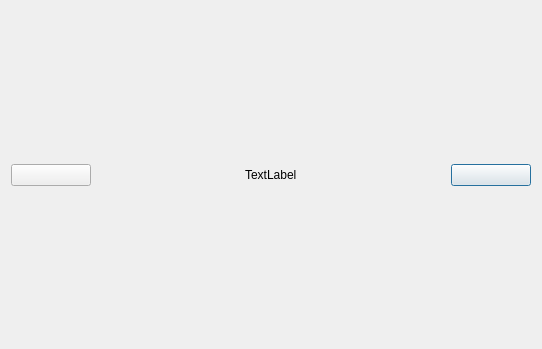
<?xml version="1.0" encoding="UTF-8"?>
<ui version="4.0">
 <class>PicShow</class>
 <widget class="QDialog" name="PicShow">
  <property name="geometry">
   <rect>
    <x>0</x>
    <y>0</y>
    <width>542</width>
    <height>349</height>
   </rect>
  </property>
  <property name="windowTitle">
   <string>Dialog</string>
  </property>
  <layout class="QHBoxLayout" name="horizontalLayout">
   <item>
    <layout class="QGridLayout" name="gridLayout">
     <item row="1" column="2">
      <widget class="QLabel" name="label">
       <property name="text">
        <string>TextLabel</string>
       </property>
      </widget>
     </item>
     <item row="1" column="4">
      <widget class="QWidget" name="widget_2" native="true">
       <property name="minimumSize">
        <size>
         <width>80</width>
         <height>0</height>
        </size>
       </property>
       <property name="maximumSize">
        <size>
         <width>80</width>
         <height>16777215</height>
        </size>
       </property>
       <layout class="QVBoxLayout" name="verticalLayout_2">
        <property name="leftMargin">
         <number>0</number>
        </property>
        <property name="topMargin">
         <number>0</number>
        </property>
        <property name="rightMargin">
         <number>0</number>
        </property>
        <property name="bottomMargin">
         <number>0</number>
        </property>
        <item>
         <widget class="PicButton" name="nextBtn">
          <property name="text">
           <string/>
          </property>
         </widget>
        </item>
       </layout>
      </widget>
     </item>
     <item row="2" column="2">
      <spacer name="verticalSpacer_2">
       <property name="orientation">
        <enum>Qt::Vertical</enum>
       </property>
       <property name="sizeHint" stdset="0">
        <size>
         <width>20</width>
         <height>40</height>
        </size>
       </property>
      </spacer>
     </item>
     <item row="0" column="2">
      <spacer name="verticalSpacer">
       <property name="orientation">
        <enum>Qt::Vertical</enum>
       </property>
       <property name="sizeHint" stdset="0">
        <size>
         <width>20</width>
         <height>40</height>
        </size>
       </property>
      </spacer>
     </item>
     <item row="1" column="0">
      <widget class="QWidget" name="widget" native="true">
       <property name="minimumSize">
        <size>
         <width>80</width>
         <height>0</height>
        </size>
       </property>
       <property name="maximumSize">
        <size>
         <width>80</width>
         <height>16777215</height>
        </size>
       </property>
       <layout class="QVBoxLayout" name="verticalLayout">
        <property name="leftMargin">
         <number>0</number>
        </property>
        <property name="topMargin">
         <number>0</number>
        </property>
        <property name="rightMargin">
         <number>0</number>
        </property>
        <property name="bottomMargin">
         <number>0</number>
        </property>
        <item>
         <widget class="PicButton" name="previousBtn">
          <property name="text">
           <string/>
          </property>
         </widget>
        </item>
       </layout>
      </widget>
     </item>
     <item row="1" column="3">
      <spacer name="horizontalSpacer_2">
       <property name="orientation">
        <enum>Qt::Horizontal</enum>
       </property>
       <property name="sizeHint" stdset="0">
        <size>
         <width>40</width>
         <height>20</height>
        </size>
       </property>
      </spacer>
     </item>
     <item row="1" column="1">
      <spacer name="horizontalSpacer">
       <property name="orientation">
        <enum>Qt::Horizontal</enum>
       </property>
       <property name="sizeHint" stdset="0">
        <size>
         <width>40</width>
         <height>20</height>
        </size>
       </property>
      </spacer>
     </item>
    </layout>
   </item>
  </layout>
 </widget>
 <customwidgets>
  <customwidget>
   <class>PicButton</class>
   <extends>QPushButton</extends>
   <header>picbutton.h</header>
  </customwidget>
 </customwidgets>
 <resources/>
 <connections/>
</ui>
